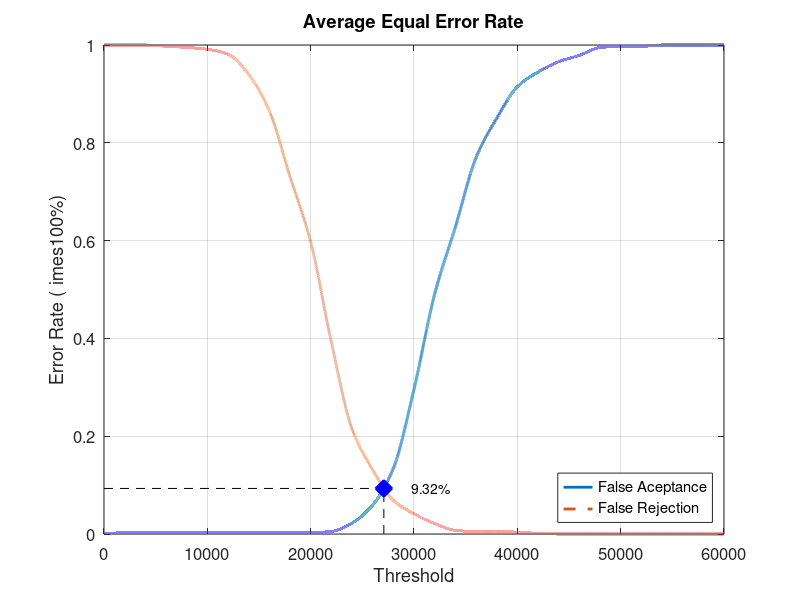
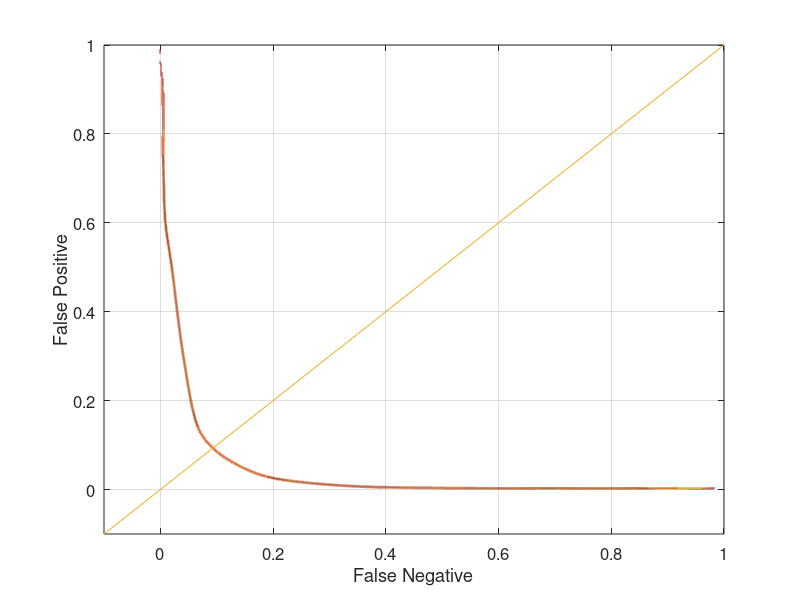

The MATLAB source for these figures, in order:
close all;
clear;
clc;
x = 0:2000:60000;
xq = 0:0.5:60000;

y0 = [0 0.00263158 0.00263158 0.00263158 0.00263158 0.00263158 0.00263158 0.00263158 0.00263158 0.00263158 0.00263158 0.00526316 0.0223684 0.0592105 0.134211 0.296053 0.49079 0.627632 0.769737 0.85 0.914474 0.944737 0.965789 0.978947 0.994737 0.997368 0.997368 1 1 1 1]
yy0 = interp1(x, y0, xq, 'pchip');
y1 = [1 1 1 0.9975 0.995 0.99125 0.98125 0.94 0.865 0.73125 0.5975 0.3925 0.215 0.13125 0.06875 0.04125 0.02125 0.0075 0.005 0.005 0.00375 0.00125 0 0 0 0 0 0 0 0 0]
yy1 = interp1(x, y1, xq, 'pchip');

% Calculating EER: 
y2 = abs(y0 - y1);
find(y2 == min(y2))
yy2 = abs(yy0 - yy1);
xEER = find(yy2 == min(yy2));
xEERIndex = xq(xEER) % X-axis EER
yEER = yy0(xEER) % Y-axis EER

main = figure
plot(xq, yy0,'-','LineWidth', 2);	hold on
plot(xq, yy1,'--','LineWidth', 2);	hold on
plot([xEERIndex xEERIndex], [0 yEER], 'k--');	hold on
plot([0 xEERIndex], [yEER yEER], 'k--');	hold on
plot(xEERIndex, yEER, 'bx', 'LineWidth', 10);	hold on
text(xEERIndex + 10 * xEERIndex / 100, yEER, [num2str(round((10000 * yEER)) / 100) '%'])
legend('False Aceptance', 'False Rejection', 'Location', 'SouthEast')
xlabel('Threshold')
ylabel('Error Rate (	imes100%)')
title('Average Equal Error Rate')
set(gca, 'FontSize', 12)
axis([0 60000 0 1])
grid on

print(main, 'Experiment3AverageMain', '-dpng');
FNRxFPR = figure('Color', [1 1 1]);
plot(yy1, yy0, '-', yy1, yy0, 'LineWidth', 2);
hold on
y = -0.1:0.1:1
plot(y, y); 
set(gca, 'FontSize', 12)
xlabel('False Negative')
ylabel('False Positive')
axis([-0.1 1 -0.1 1])
set(gca, 'FontSize', 12)
grid on

print(FNRxFPR, 'Experiment3AverageFNRxFPR','-dpng');
